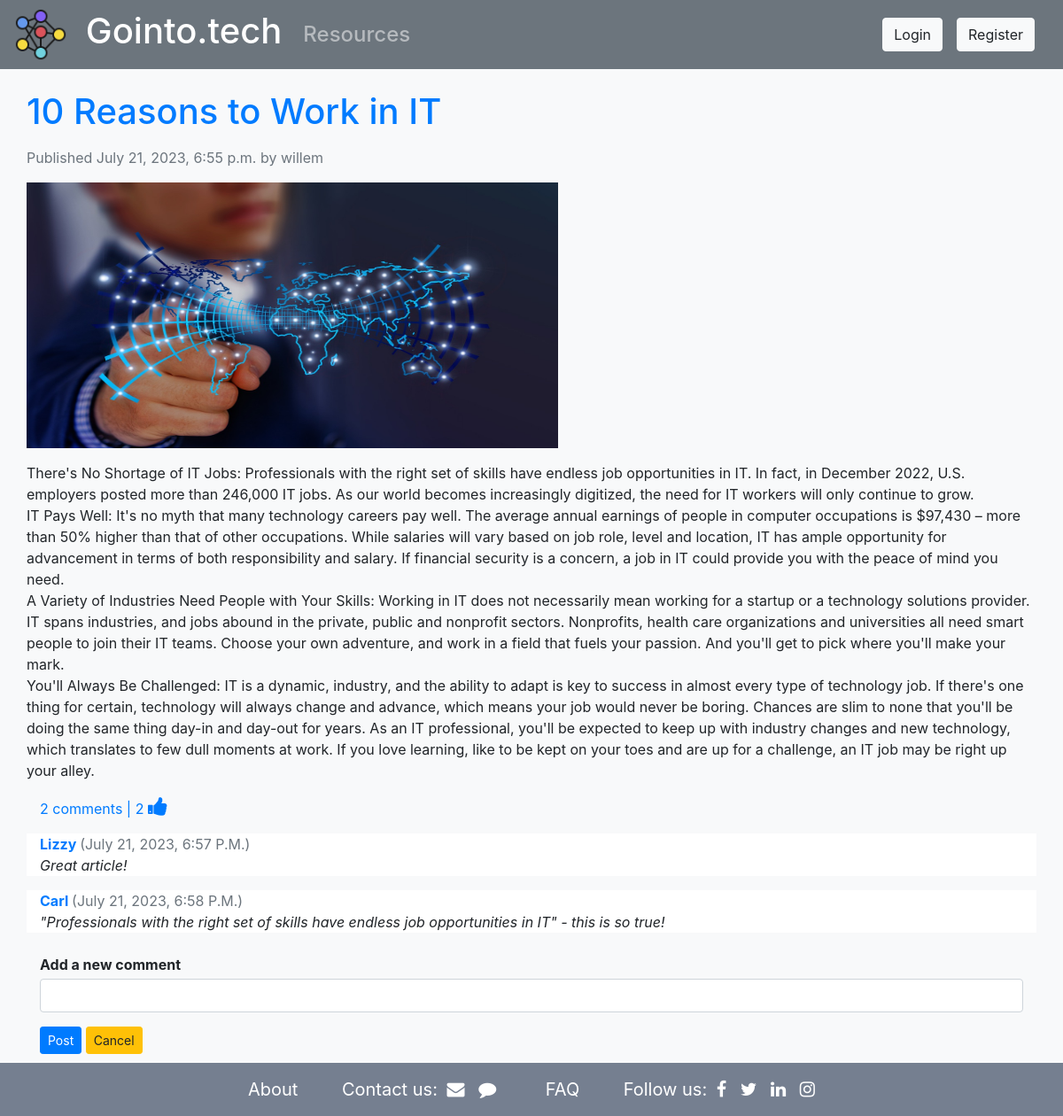
The page /resources/2023/7/21/10-reasons-to-work-in-it/ on the database its author committed.
### resources/models.py (models this page shows, shortened)
class Article(models.Model):
    title = models.CharField(max_length=250)
    slug = models.SlugField(max_length=250, unique_for_date='created')
    body = models.TextField()
    author =  models.ForeignKey(User, on_delete=models.DO_NOTHING, related_name='articles')
    created = models.DateTimeField(auto_now_add=True)
    updated = models.DateTimeField(auto_now=True)
    image =  models.ImageField(upload_to='articles/')
    class Meta:
        ordering = ['-updated', '-created']
        indexes = [
            models.Index(fields=['-created']),
        ]
    def get_like_no(self):
        return self.likes.all().count()

class Comment(models.Model):
    article = models.ForeignKey(Article, on_delete=models.CASCADE, related_name='comments')
    author =  models.ForeignKey(User, on_delete=models.DO_NOTHING, related_name='user_comments')
    body = models.CharField(max_length=2000)
    created = models.DateTimeField(auto_now_add=True)
    class Meta:
        ordering = ['created']
        indexes = [
            models.Index(fields=['created']),
        ]

### resources/views.py (the view)
# urls.py: path('<int:year>/<int:month>/<int:day>/<slug:article>/', views.article_detail, name='article_detail'),
def article_detail(request, year, month, day, article):
    article = get_object_or_404(Article, slug=article,
                             created__year=year,
                             created__month=month,
                             created__day=day)
    comments = article.comments.all()
    form = CommentForm()
    return render(request, 'resources/article.html', {'article': article, 'comments': comments, 'form': form})

### resources/forms.py
class CommentForm(forms.ModelForm):
    class Meta:
        model = Comment
        fields = ['body']
        labels ={"body": ""}

### resources/templates/resources/article.html (shortened to what this page needs)
{% extends "base.html" %}
{% load crispy_forms_tags %}
{% block content %}
<div class="container">
    <div class="row">
        <p class="h1 text-primary mt-4 mb-3">{{ article.title }}</p>
    </div>
    <div class="row">
        <p class="text-secondary">Published {{ article.created }} by {{ article.author }}</p>
    </div>
    <div class="row">
        <img src="{{ article.image.url }}" alt="{{article.title}}" width="600" height="300" >
    </div>
    <div class="row mt-3">
        {{ article.body|linebreaks }}
    </div>
    <div class="row">
    <div class="col">
    {% with comments.count as total_comments %}
    <p class="text-primary"> {{ total_comments }} comment{{ total_comments|pluralize }}  | {{article.get_like_no}} <a href="{% url 'resources:like' article.id %}"><i class="fa fa-thumbs-up" style="font-size:24px"></i></a></p>
    {% endwith %}
    </div>
    </div>
    {% if comments %}
    {% for comment in comments %}
    <div class="row mb-3 bg-white">
        <div class="col-10">
        <p class= "mb-0 text-capitalize"> <span class="font-weight-bold"><a href="{% url 'user_detail' comment.author.username %}">
        {{ comment.author }}</a> </span><span class="text-secondary">({{ comment.created }})</span></p>
        <span class="font-italic">{{ comment.body }}</span>
        </div>
        <div class="col-2">
        </div>
    </div>
    {% endfor %}
    {% endif %}
    <div class="row mt-4">
        <div class="col">
        <p class="font-weight-bold mb-1">Add a new comment</p>
        <form action='{% url "resources:article_comment" article.id %}' method="post">
        {{ form|crispy }}
        <input type="submit" class="btn btn-primary btn-sm mb-2" value="Post">
        <a class="btn btn-warning btn-sm mr-2 mb-2" href="{% url 'resources:article_list' %}">Cancel</a>
        </form>
        </div>
    </div>
</div>
{% endblock content %}

### static/css/base.css (style rules this page uses)
html { position: relative; min-height: 100%; }
body { margin-bottom: 60px; }

### rows shown on the page
Article: title "10 Reasons to Work in IT", created "July 21, 2023, 6:55 p.m.", author "willem", image (picture), body "There's No Shortage of IT Jobs: Professionals with the right set of skills have endless job opportunities in IT. In fact, in December 2022, U.S. employers posted more than 246,000 IT jobs. As our world becomes increasingly digitized, the need for IT workers will only continue to grow. IT Pays Well: It's no myth that many technology careers pay well. The average annual earnings of people in computer occupations is $97,430 – more than 50% higher than that of other occupations. While salaries will vary based on job role, level and location, IT has ample opportunity for advancement in terms of both responsibility and salary. If financial security is a concern, a job in IT could provide you with…", get_like_no "2"
Comment: author "Lizzy", created "July 21, 2023, 6:57 P.m.", body "Great article!"
Comment: author "Carl", created "July 21, 2023, 6:58 P.m.", body "\"Professionals with the right set of skills have endless job opportunities in IT\" - this is so true!"

### other values the page prints
{{ total_comments }} "2"
